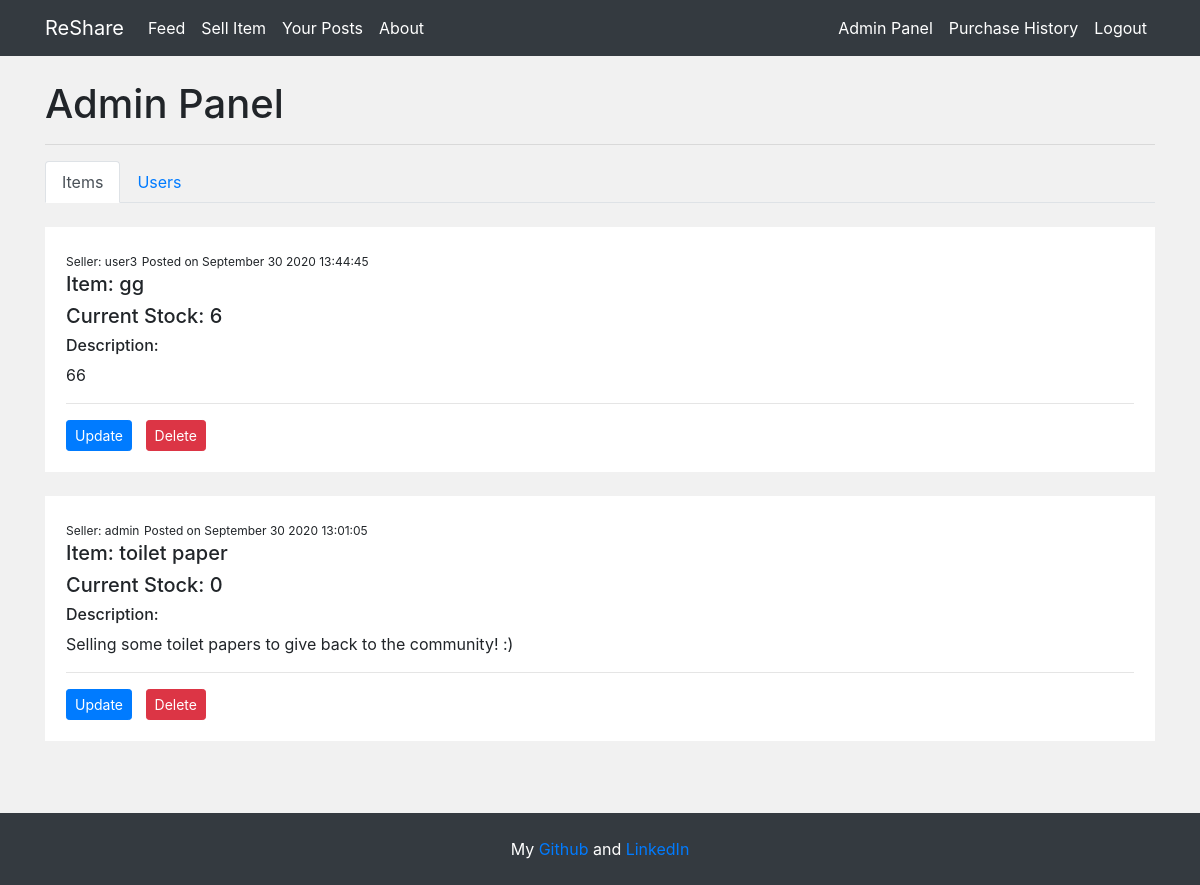
/admin (signed in), run on the app's committed database.
### app/models.py (models this page shows, shortened)
class PostData(db.Model):
    id = db.Column(db.Integer, primary_key=True)
    item = db.Column(db.String(20), nullable=False) # TODO
    stock = db.Column(db.Integer, nullable=False)
    content = db.Column(db.Text, nullable=False)
    author = db.Column(db.String(20), nullable=False, default='Unknown')
    date = db.Column(db.DateTime, nullable=False, default=datetime.now)
    likes = db.Column(db.Integer, nullable=False, default=0)
    dislikes = db.Column(db.Integer, nullable=False, default=0)
    img = db.Column(db.String(20), nullable=False, default='placeholder.jpg')

### app/routes.py (the view)
@app.route('/admin')
@login_required
def admin():
    feed_posts = PostData.query.order_by(PostData.date.desc()).all()
    users = UserData.query.filter(UserData.username!="admin").order_by(UserData.id.desc()).all()
    return render_template("admin.html", feed=feed_posts, users=users)

### app/models.py (called while the page is built)
@login_manager.user_loader
def load_user(user_id):
    return UserData.query.get(int(user_id))

### app/templates/admin.html (shortened to what this page needs)
{% extends 'base.html' %}
{% block body %}
  <h1>Admin Panel</h1>
  <hr />
  <div id="admin-tabs" class="tab-list">
    <ul class="nav nav-tabs">
      <li class="nav-item">
        <a id="tab-1" class="nav-link active">Items</a>
      </li>
      <li class="nav-item">
        <a id="tab-2" class="nav-link">Users</a>
      </li>
    </ul>
  </div>
  <br />
  <div id="posts-tab">
    {%if feed%}
      {% for post in feed%}
      <div
        id="{{post.id}}"
        class="post-container"
        style="cursor: pointer;"
        onclick="window.location='{{url_for('display_post', id=post.id)}}';"
      >
        <small>Seller: {{post.author}}</small>
        <small>Posted on </small>
        <small class="publish-date">{{post.date}}</small>
        <h5>Item: {{post.item}}</h5>
        <h5>Current Stock: {{post.stock}}</h5>
        <h6>Description:</h6>
        <p style="white-space: pre-wrap;">{{post.content}}</p>
        <hr />
        <a href="/home/edit/{{post.id}}" class="btn btn-primary btn-sm">Update</a>
        <a href="/home/delete/{{post.id}}" class="btn btn-danger btn-sm">Delete</a>
        <br />
      </div>
      <br/>
      {%endfor%}
    {%else%}
      <br />
      <i> No posts in feed</i>
    {%endif%}
  </div>
  <br />
{% endblock %}

### app/static/main.css (style rules this page uses)
small { font-size: 12px; }
.post-container { padding: 20px; border: 1px solid white; background-color: white; }

### data on the page
PostData: author "user3", item "gg", stock "6", content "66"
PostData: author "admin", item "toilet paper", stock "0", content "Selling some toilet papers to give back to the community! :)"
